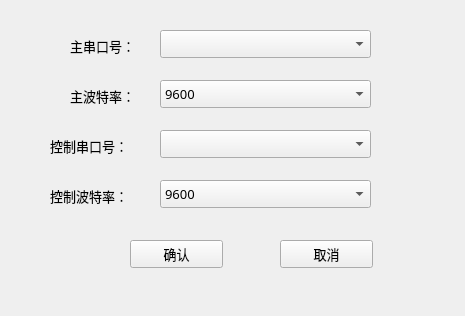
<?xml version="1.0" encoding="UTF-8"?>
<ui version="4.0">
 <class>Form</class>
 <widget class="QWidget" name="Form">
  <property name="geometry">
   <rect>
    <x>0</x>
    <y>0</y>
    <width>465</width>
    <height>316</height>
   </rect>
  </property>
  <property name="windowTitle">
   <string>串口连接设置</string>
  </property>
  <widget class="QPushButton" name="pushButton_1">
   <property name="geometry">
    <rect>
     <x>130</x>
     <y>240</y>
     <width>93</width>
     <height>28</height>
    </rect>
   </property>
   <property name="font">
    <font>
     <family>微软雅黑</family>
     <pointsize>10</pointsize>
    </font>
   </property>
   <property name="text">
    <string>确认</string>
   </property>
  </widget>
  <widget class="QLabel" name="label_1">
   <property name="geometry">
    <rect>
     <x>70</x>
     <y>30</y>
     <width>81</width>
     <height>31</height>
    </rect>
   </property>
   <property name="font">
    <font>
     <family>微软雅黑</family>
     <pointsize>10</pointsize>
    </font>
   </property>
   <property name="text">
    <string>主串口号：</string>
   </property>
  </widget>
  <widget class="QPushButton" name="pushButton_2">
   <property name="geometry">
    <rect>
     <x>280</x>
     <y>240</y>
     <width>93</width>
     <height>28</height>
    </rect>
   </property>
   <property name="font">
    <font>
     <family>微软雅黑</family>
     <pointsize>10</pointsize>
    </font>
   </property>
   <property name="text">
    <string>取消</string>
   </property>
  </widget>
  <widget class="QComboBox" name="comboBox_1">
   <property name="geometry">
    <rect>
     <x>160</x>
     <y>30</y>
     <width>211</width>
     <height>28</height>
    </rect>
   </property>
   <property name="font">
    <font>
     <family>微软雅黑</family>
     <pointsize>10</pointsize>
    </font>
   </property>
  </widget>
  <widget class="QComboBox" name="comboBox_2">
   <property name="geometry">
    <rect>
     <x>160</x>
     <y>80</y>
     <width>211</width>
     <height>28</height>
    </rect>
   </property>
   <property name="font">
    <font>
     <family>微软雅黑</family>
     <pointsize>10</pointsize>
    </font>
   </property>
   <item>
    <property name="text">
     <string>9600</string>
    </property>
   </item>
   <item>
    <property name="text">
     <string>115200</string>
    </property>
   </item>
  </widget>
  <widget class="QComboBox" name="comboBox_3">
   <property name="geometry">
    <rect>
     <x>160</x>
     <y>130</y>
     <width>211</width>
     <height>28</height>
    </rect>
   </property>
   <property name="font">
    <font>
     <family>微软雅黑</family>
     <pointsize>10</pointsize>
    </font>
   </property>
  </widget>
  <widget class="QComboBox" name="comboBox_4">
   <property name="geometry">
    <rect>
     <x>160</x>
     <y>180</y>
     <width>211</width>
     <height>28</height>
    </rect>
   </property>
   <property name="font">
    <font>
     <family>微软雅黑</family>
     <pointsize>10</pointsize>
    </font>
   </property>
   <item>
    <property name="text">
     <string>9600</string>
    </property>
   </item>
   <item>
    <property name="text">
     <string>115200</string>
    </property>
   </item>
  </widget>
  <widget class="QLabel" name="label_2">
   <property name="geometry">
    <rect>
     <x>70</x>
     <y>80</y>
     <width>81</width>
     <height>31</height>
    </rect>
   </property>
   <property name="font">
    <font>
     <family>微软雅黑</family>
     <pointsize>10</pointsize>
    </font>
   </property>
   <property name="text">
    <string>主波特率：</string>
   </property>
  </widget>
  <widget class="QLabel" name="label_3">
   <property name="enabled">
    <bool>true</bool>
   </property>
   <property name="geometry">
    <rect>
     <x>50</x>
     <y>130</y>
     <width>91</width>
     <height>31</height>
    </rect>
   </property>
   <property name="font">
    <font>
     <family>微软雅黑</family>
     <pointsize>10</pointsize>
    </font>
   </property>
   <property name="text">
    <string>控制串口号：</string>
   </property>
  </widget>
  <widget class="QLabel" name="label_4">
   <property name="geometry">
    <rect>
     <x>50</x>
     <y>180</y>
     <width>91</width>
     <height>31</height>
    </rect>
   </property>
   <property name="font">
    <font>
     <family>微软雅黑</family>
     <pointsize>10</pointsize>
    </font>
   </property>
   <property name="text">
    <string>控制波特率：</string>
   </property>
  </widget>
 </widget>
 <resources/>
 <connections>
  <connection>
   <sender>pushButton_2</sender>
   <signal>clicked()</signal>
   <receiver>Form</receiver>
   <slot>close()</slot>
   <hints>
    <hint type="sourcelabel">
     <x>284</x>
     <y>174</y>
    </hint>
    <hint type="destinationlabel">
     <x>359</x>
     <y>140</y>
    </hint>
   </hints>
  </connection>
 </connections>
</ui>
